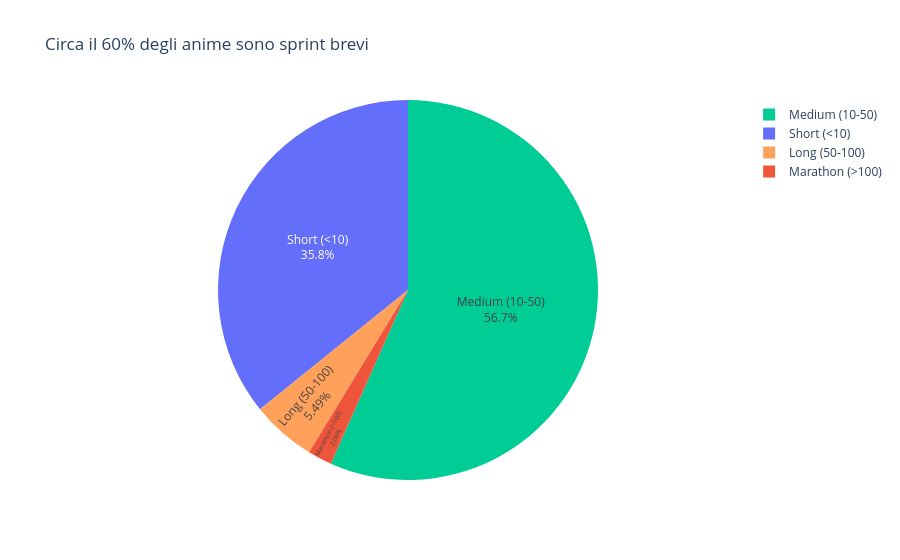

Source (notebook cell):
### Markdown cell above
## Capitolo 1: L'Illusione della Durata 🌍
Prima di parlare di abbandono, dobbiamo capire la normalità. Il mercato è davvero fatto di serie brevi?

### Code cell
df_clean = df.copy()
# 1. Grafico a Torta: Distribuzione per Lunghezza
# Calcoliamo le percentuali per ogni fascia
pie_data = df['length_class'].value_counts().reset_index()
pie_data.columns = ['Lunghezza', 'Conteggio']

fig1 = px.pie(pie_data, values='Conteggio', names='Lunghezza',
             title="Circa il 60% degli anime sono sprint brevi",
             color='Lunghezza',
             # Usa una palette ordinata logicamente o distinta
             color_discrete_map={
                 'Short (<10)': '#636EFA',    # Blu (Comune)
                 'Medium (10-50)': '#00CC96', # Verde
                 'Long (50-100)': '#FFA15A',  # Arancio
                 'Marathon (>100)': '#EF553B' # Rosso (Raro)
             })

fig1.update_traces(textposition='inside', textinfo='percent+label')
fig1.show()

### Figure 1 — Plotly figure (JSON) as saved in the notebook; plotly's stock layout.template omitted (floating-point values rounded to 4 significant figures)
{"data": [{"customdata": [["Medium (10-50)"], ["Short (<10)"], ["Long (50-100)"], ["Marathon (>100)"]], "domain": {"x": [0, 1], "y": [0, 1]}, "hovertemplate": "Lunghezza=%{customdata[0]}<br>Conteggio=%{value}<extra></extra>", "labels": ["Medium (10-50)", "Short (<10)", "Long (50-100)", "Marathon (>100)"], "legendgroup": "", "marker": {"colors": ["#00CC96", "#636EFA", "#FFA15A", "#EF553B"]}, "name": "", "showlegend": true, "textinfo": "percent+label", "textposition": "inside", "type": "pie", "values": [5488, 3467, 532, 200]}], "layout": {"legend": {"tracegroupgap": 0}, "title": {"text": "Circa il 60% degli anime sono sprint brevi"}}}
